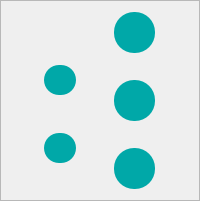
            <widget class="QFrame" name="frame_6">
             <property name="minimumSize">
              <size>
               <width>101</width>
               <height>201</height>
              </size>
             </property>
             <property name="styleSheet">
              <string notr="true"/>
             </property>
             <property name="frameShape">
              <enum>QFrame::StyledPanel</enum>
             </property>
             <property name="frameShadow">
              <enum>QFrame::Raised</enum>
             </property>
             <layout class="QGridLayout" name="gridLayout_9">
              <item row="0" column="0">
               <spacer name="horizontalSpacer_56">
                <property name="orientation">
                 <enum>Qt::Horizontal</enum>
                </property>
                <property name="sizeType">
                 <enum>QSizePolicy::Fixed</enum>
                </property>
                <property name="sizeHint" stdset="0">
                 <size>
                  <width>5</width>
                  <height>20</height>
                 </size>
                </property>
               </spacer>
              </item>
              <item row="0" column="1">
               <widget class="QPushButton" name="pushButton_100">
                <property name="sizePolicy">
                 <sizepolicy hsizetype="Fixed" vsizetype="Fixed">
                  <horstretch>0</horstretch>
                  <verstretch>0</verstretch>
                 </sizepolicy>
                </property>
                <property name="minimumSize">
                 <size>
                  <width>41</width>
                  <height>41</height>
                 </size>
                </property>
                <property name="styleSheet">
                 <string notr="true">QPushButton {
background-color: rgb(0, 168, 168);
border-radius: 20px;
}

QPushButton:hover {
background-color: #74CE8B;
border-radius: 20px;
}</string>
                </property>
                <property name="text">
                 <string/>
                </property>
               </widget>
              </item>
              <item row="1" column="0" rowspan="2">
               <widget class="QPushButton" name="pushButton_99">
                <property name="sizePolicy">
                 <sizepolicy hsizetype="Fixed" vsizetype="Fixed">
                  <horstretch>0</horstretch>
                  <verstretch>0</verstretch>
                 </sizepolicy>
                </property>
                <property name="minimumSize">
                 <size>
                  <width>30</width>
                  <height>30</height>
                 </size>
                </property>
                <property name="styleSheet">
                 <string notr="true">QPushButton {
background-color: rgb(0, 168, 168);
border-radius: 15px;
}

QPushButton:hover {
background-color: #FB6678;
border-radius: 15px;
}</string>
                </property>
                <property name="text">
                 <string/>
                </property>
               </widget>
              </item>
              <item row="1" column="1">
               <spacer name="verticalSpacer_37">
                <property name="orientation">
                 <enum>Qt::Vertical</enum>
                </property>
                <property name="sizeType">
                 <enum>QSizePolicy::Fixed</enum>
                </property>
                <property name="sizeHint" stdset="0">
                 <size>
                  <width>18</width>
                  <height>7</height>
                 </size>
                </property>
               </spacer>
              </item>
              <item row="2" column="1" rowspan="2">
               <widget class="QPushButton" name="pushButton_98">
                <property name="sizePolicy">
                 <sizepolicy hsizetype="Fixed" vsizetype="Fixed">
                  <horstretch>0</horstretch>
                  <verstretch>0</verstretch>
                 </sizepolicy>
                </property>
                <property name="minimumSize">
                 <size>
                  <width>41</width>
                  <height>41</height>
                 </size>
                </property>
                <property name="styleSheet">
                 <string notr="true">QPushButton {
background-color: rgb(0, 168, 168);
border-radius: 20px;
}

QPushButton:hover {
background-color: #0177FB;
border-radius: 20px;
}</string>
                </property>
                <property name="text">
                 <string/>
                </property>
               </widget>
              </item>
              <item row="3" column="0">
               <spacer name="horizontalSpacer_57">
                <property name="orientation">
                 <enum>Qt::Horizontal</enum>
                </property>
                <property name="sizeType">
                 <enum>QSizePolicy::Fixed</enum>
                </property>
                <property name="sizeHint" stdset="0">
                 <size>
                  <width>5</width>
                  <height>20</height>
                 </size>
                </property>
               </spacer>
              </item>
              <item row="4" column="0" rowspan="2">
               <widget class="QPushButton" name="pushButton_102">
                <property name="sizePolicy">
                 <sizepolicy hsizetype="Fixed" vsizetype="Fixed">
                  <horstretch>0</horstretch>
                  <verstretch>0</verstretch>
                 </sizepolicy>
                </property>
                <property name="minimumSize">
                 <size>
                  <width>30</width>
                  <height>30</height>
                 </size>
                </property>
                <property name="styleSheet">
                 <string notr="true">QPushButton {
background-color: rgb(0, 168, 168);
border-radius: 15px;
}

QPushButton:hover {
background-color: #FB6678;
border-radius: 15px;
}</string>
                </property>
                <property name="text">
                 <string/>
                </property>
               </widget>
              </item>
              <item row="4" column="1">
               <spacer name="verticalSpacer_38">
                <property name="orientation">
                 <enum>Qt::Vertical</enum>
                </property>
                <property name="sizeType">
                 <enum>QSizePolicy::Fixed</enum>
                </property>
                <property name="sizeHint" stdset="0">
                 <size>
                  <width>18</width>
                  <height>7</height>
                 </size>
                </property>
               </spacer>
              </item>
              <item row="5" column="1" rowspan="2">
               <widget class="QPushButton" name="pushButton_101">
                <property name="sizePolicy">
                 <sizepolicy hsizetype="Fixed" vsizetype="Fixed">
                  <horstretch>0</horstretch>
                  <verstretch>0</verstretch>
                 </sizepolicy>
                </property>
                <property name="minimumSize">
                 <size>
                  <width>41</width>
                  <height>41</height>
                 </size>
                </property>
                <property name="styleSheet">
                 <string notr="true">QPushButton {
background-color: rgb(0, 168, 168);
border-radius: 20px;
}

QPushButton:hover {
background-color: #74CE8B;
border-radius: 20px;
}</string>
                </property>
                <property name="text">
                 <string/>
                </property>
               </widget>
              </item>
              <item row="6" column="0">
               <spacer name="horizontalSpacer_58">
                <property name="orientation">
                 <enum>Qt::Horizontal</enum>
                </property>
                <property name="sizeType">
                 <enum>QSizePolicy::Fixed</enum>
                </property>
                <property name="sizeHint" stdset="0">
                 <size>
                  <width>5</width>
                  <height>20</height>
                 </size>
                </property>
               </spacer>
              </item>
             </layout>
            </widget>
